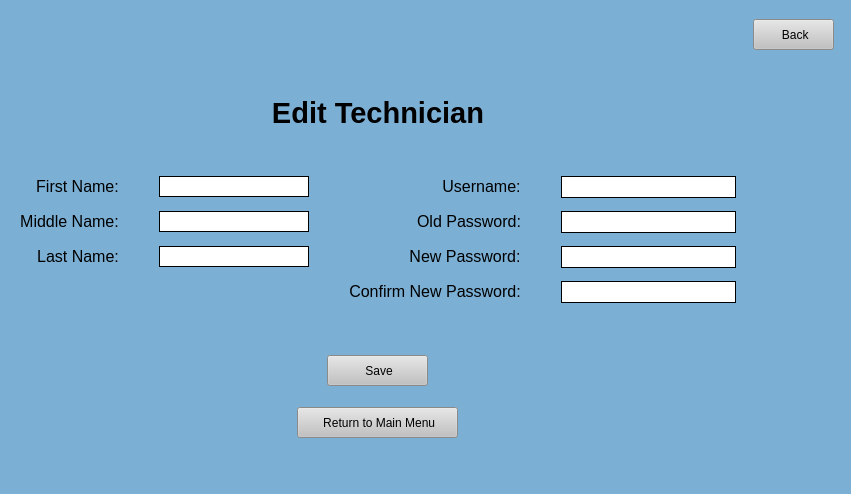
<?xml version="1.0" encoding="UTF-8"?>
<ui version="4.0">
 <class>AddClinicians</class>
 <widget class="QMainWindow" name="AddClinicians">
  <property name="windowModality">
   <enum>Qt::NonModal</enum>
  </property>
  <property name="enabled">
   <bool>true</bool>
  </property>
  <property name="geometry">
   <rect>
    <x>0</x>
    <y>0</y>
    <width>851</width>
    <height>494</height>
   </rect>
  </property>
  <property name="minimumSize">
   <size>
    <width>0</width>
    <height>0</height>
   </size>
  </property>
  <property name="maximumSize">
   <size>
    <width>16777215</width>
    <height>16777215</height>
   </size>
  </property>
  <property name="sizeIncrement">
   <size>
    <width>5</width>
    <height>5</height>
   </size>
  </property>
  <property name="windowTitle">
   <string>MainWindow</string>
  </property>
  <property name="styleSheet">
   <string notr="true">background-color: rgb(123, 175, 212);</string>
  </property>
  <widget class="QWidget" name="centralwidget">
   <layout class="QGridLayout" name="gridLayout">
    <item row="1" column="0">
     <spacer name="horizontalSpacer">
      <property name="orientation">
       <enum>Qt::Horizontal</enum>
      </property>
      <property name="sizeHint" stdset="0">
       <size>
        <width>40</width>
        <height>20</height>
       </size>
      </property>
     </spacer>
    </item>
    <item row="1" column="1">
     <widget class="QPushButton" name="back">
      <property name="minimumSize">
       <size>
        <width>81</width>
        <height>31</height>
       </size>
      </property>
      <property name="maximumSize">
       <size>
        <width>81</width>
        <height>31</height>
       </size>
      </property>
      <property name="cursor">
       <cursorShape>PointingHandCursor</cursorShape>
      </property>
      <property name="styleSheet">
       <string notr="true">QPushButton:hover {
	 background-color: rgb(210, 210, 210);
}

QPushButton:focus {
	background-color: rgb(210, 210, 210);
}

QPushButton {
	background-color: rgb(193, 193, 193);
}</string>
      </property>
      <property name="text">
       <string> Back</string>
      </property>
     </widget>
    </item>
    <item row="3" column="0">
     <layout class="QVBoxLayout" name="verticalLayout">
      <property name="topMargin">
       <number>0</number>
      </property>
      <item>
       <widget class="QLabel" name="label">
        <property name="text">
         <string>&lt;html&gt;&lt;head/&gt;&lt;body&gt;&lt;p align=&quot;center&quot;&gt;&lt;span style=&quot; font-size:22pt; font-weight:600;&quot;&gt;Edit Technician&lt;/span&gt;&lt;/p&gt;&lt;/body&gt;&lt;/html&gt;</string>
        </property>
       </widget>
      </item>
      <item>
       <spacer name="verticalSpacer">
        <property name="orientation">
         <enum>Qt::Vertical</enum>
        </property>
        <property name="sizeType">
         <enum>QSizePolicy::Minimum</enum>
        </property>
        <property name="sizeHint" stdset="0">
         <size>
          <width>10</width>
          <height>40</height>
         </size>
        </property>
       </spacer>
      </item>
      <item>
       <layout class="QHBoxLayout" name="horizontalLayout">
        <property name="topMargin">
         <number>0</number>
        </property>
        <item>
         <spacer name="horizontalSpacer_5">
          <property name="orientation">
           <enum>Qt::Horizontal</enum>
          </property>
          <property name="sizeHint" stdset="0">
           <size>
            <width>10</width>
            <height>10</height>
           </size>
          </property>
         </spacer>
        </item>
        <item>
         <layout class="QGridLayout" name="gridLayout_3">
          <property name="horizontalSpacing">
           <number>40</number>
          </property>
          <property name="verticalSpacing">
           <number>13</number>
          </property>
          <item row="1" column="0" alignment="Qt::AlignRight">
           <widget class="QLabel" name="label_43">
            <property name="text">
             <string>&lt;html&gt;&lt;head/&gt;&lt;body&gt;&lt;p align=&quot;center&quot;&gt;&lt;span style=&quot; font-size:12pt;&quot;&gt;Middle Name:&lt;/span&gt;&lt;/p&gt;&lt;/body&gt;&lt;/html&gt;</string>
            </property>
            <property name="alignment">
             <set>Qt::AlignRight|Qt::AlignTrailing|Qt::AlignVCenter</set>
            </property>
           </widget>
          </item>
          <item row="0" column="1">
           <widget class="QLineEdit" name="fName">
            <property name="sizePolicy">
             <sizepolicy hsizetype="Fixed" vsizetype="Fixed">
              <horstretch>0</horstretch>
              <verstretch>0</verstretch>
             </sizepolicy>
            </property>
            <property name="minimumSize">
             <size>
              <width>150</width>
              <height>21</height>
             </size>
            </property>
            <property name="maximumSize">
             <size>
              <width>150</width>
              <height>21</height>
             </size>
            </property>
            <property name="styleSheet">
             <string notr="true">background-color: rgb(255, 255, 255);
border-style: solid;
border-width: 1px</string>
            </property>
           </widget>
          </item>
          <item row="0" column="0" alignment="Qt::AlignRight">
           <widget class="QLabel" name="label_6">
            <property name="text">
             <string>&lt;html&gt;&lt;head/&gt;&lt;body&gt;&lt;p align=&quot;center&quot;&gt;&lt;span style=&quot; font-size:12pt;&quot;&gt;First Name:&lt;/span&gt;&lt;/p&gt;&lt;/body&gt;&lt;/html&gt;</string>
            </property>
            <property name="alignment">
             <set>Qt::AlignRight|Qt::AlignTrailing|Qt::AlignVCenter</set>
            </property>
           </widget>
          </item>
          <item row="2" column="0" alignment="Qt::AlignRight">
           <widget class="QLabel" name="label_45">
            <property name="text">
             <string>&lt;html&gt;&lt;head/&gt;&lt;body&gt;&lt;p align=&quot;center&quot;&gt;&lt;span style=&quot; font-size:12pt;&quot;&gt;Last Name:&lt;/span&gt;&lt;/p&gt;&lt;/body&gt;&lt;/html&gt;</string>
            </property>
            <property name="alignment">
             <set>Qt::AlignRight|Qt::AlignTrailing|Qt::AlignVCenter</set>
            </property>
           </widget>
          </item>
          <item row="1" column="1">
           <widget class="QLineEdit" name="mName">
            <property name="sizePolicy">
             <sizepolicy hsizetype="Fixed" vsizetype="Fixed">
              <horstretch>0</horstretch>
              <verstretch>0</verstretch>
             </sizepolicy>
            </property>
            <property name="minimumSize">
             <size>
              <width>150</width>
              <height>21</height>
             </size>
            </property>
            <property name="maximumSize">
             <size>
              <width>150</width>
              <height>21</height>
             </size>
            </property>
            <property name="styleSheet">
             <string notr="true">background-color: rgb(255, 255, 255);
border-style: solid;
border-width: 1px</string>
            </property>
           </widget>
          </item>
          <item row="2" column="1">
           <widget class="QLineEdit" name="lName">
            <property name="minimumSize">
             <size>
              <width>150</width>
              <height>21</height>
             </size>
            </property>
            <property name="maximumSize">
             <size>
              <width>150</width>
              <height>21</height>
             </size>
            </property>
            <property name="styleSheet">
             <string notr="true">background-color: rgb(255, 255, 255);
border-style: solid;
border-width: 1px</string>
            </property>
           </widget>
          </item>
          <item row="0" column="2" alignment="Qt::AlignRight">
           <widget class="QLabel" name="label_42">
            <property name="text">
             <string>&lt;html&gt;&lt;head/&gt;&lt;body&gt;&lt;p align=&quot;center&quot;&gt;&lt;span style=&quot; font-size:12pt;&quot;&gt;Username:&lt;/span&gt;&lt;/p&gt;&lt;/body&gt;&lt;/html&gt;</string>
            </property>
            <property name="alignment">
             <set>Qt::AlignRight|Qt::AlignTrailing|Qt::AlignVCenter</set>
            </property>
           </widget>
          </item>
          <item row="0" column="3">
           <widget class="QLineEdit" name="user">
            <property name="sizePolicy">
             <sizepolicy hsizetype="Fixed" vsizetype="Fixed">
              <horstretch>0</horstretch>
              <verstretch>0</verstretch>
             </sizepolicy>
            </property>
            <property name="minimumSize">
             <size>
              <width>175</width>
              <height>22</height>
             </size>
            </property>
            <property name="maximumSize">
             <size>
              <width>175</width>
              <height>22</height>
             </size>
            </property>
            <property name="styleSheet">
             <string notr="true">background-color: rgb(255, 255, 255);
border-style: solid;
border-width: 1px</string>
            </property>
           </widget>
          </item>
          <item row="1" column="2" alignment="Qt::AlignRight">
           <widget class="QLabel" name="label_39">
            <property name="text">
             <string>&lt;html&gt;&lt;head/&gt;&lt;body&gt;&lt;p align=&quot;center&quot;&gt;&lt;span style=&quot; font-size:12pt;&quot;&gt;Old Password:&lt;/span&gt;&lt;/p&gt;&lt;/body&gt;&lt;/html&gt;</string>
            </property>
            <property name="alignment">
             <set>Qt::AlignRight|Qt::AlignTrailing|Qt::AlignVCenter</set>
            </property>
           </widget>
          </item>
          <item row="2" column="2" alignment="Qt::AlignRight">
           <widget class="QLabel" name="dentistIDLabel">
            <property name="text">
             <string>&lt;html&gt;&lt;head/&gt;&lt;body&gt;&lt;p align=&quot;center&quot;&gt;&lt;span style=&quot; font-size:12pt;&quot;&gt;New Password:&lt;/span&gt;&lt;/p&gt;&lt;/body&gt;&lt;/html&gt;</string>
            </property>
            <property name="alignment">
             <set>Qt::AlignRight|Qt::AlignTrailing|Qt::AlignVCenter</set>
            </property>
           </widget>
          </item>
          <item row="3" column="2" alignment="Qt::AlignRight">
           <widget class="QLabel" name="label_40">
            <property name="text">
             <string>&lt;html&gt;&lt;head/&gt;&lt;body&gt;&lt;p align=&quot;center&quot;&gt;&lt;span style=&quot; font-size:12pt;&quot;&gt;Confirm New Password:&lt;/span&gt;&lt;/p&gt;&lt;/body&gt;&lt;/html&gt;</string>
            </property>
            <property name="alignment">
             <set>Qt::AlignRight|Qt::AlignTrailing|Qt::AlignVCenter</set>
            </property>
           </widget>
          </item>
          <item row="1" column="3">
           <widget class="QLineEdit" name="oldPswd">
            <property name="minimumSize">
             <size>
              <width>175</width>
              <height>22</height>
             </size>
            </property>
            <property name="maximumSize">
             <size>
              <width>175</width>
              <height>22</height>
             </size>
            </property>
            <property name="styleSheet">
             <string notr="true">background-color: rgb(255, 255, 255);
border-style: solid;
border-width: 1px</string>
            </property>
           </widget>
          </item>
          <item row="2" column="3">
           <widget class="QLineEdit" name="newPswd">
            <property name="sizePolicy">
             <sizepolicy hsizetype="Fixed" vsizetype="Fixed">
              <horstretch>0</horstretch>
              <verstretch>0</verstretch>
             </sizepolicy>
            </property>
            <property name="minimumSize">
             <size>
              <width>175</width>
              <height>22</height>
             </size>
            </property>
            <property name="maximumSize">
             <size>
              <width>175</width>
              <height>22</height>
             </size>
            </property>
            <property name="styleSheet">
             <string notr="true">background-color: rgb(255, 255, 255);
border-style: solid;
border-width: 1px</string>
            </property>
           </widget>
          </item>
          <item row="3" column="3">
           <widget class="QLineEdit" name="confirmNewPswd">
            <property name="minimumSize">
             <size>
              <width>175</width>
              <height>22</height>
             </size>
            </property>
            <property name="maximumSize">
             <size>
              <width>175</width>
              <height>22</height>
             </size>
            </property>
            <property name="styleSheet">
             <string notr="true">background-color: rgb(255, 255, 255);
border-style: solid;
border-width: 1px</string>
            </property>
           </widget>
          </item>
         </layout>
        </item>
        <item>
         <spacer name="horizontalSpacer_4">
          <property name="orientation">
           <enum>Qt::Horizontal</enum>
          </property>
          <property name="sizeHint" stdset="0">
           <size>
            <width>10</width>
            <height>10</height>
           </size>
          </property>
         </spacer>
        </item>
       </layout>
      </item>
      <item alignment="Qt::AlignHCenter|Qt::AlignVCenter">
       <widget class="QLabel" name="errorMessage">
        <property name="sizePolicy">
         <sizepolicy hsizetype="Preferred" vsizetype="Preferred">
          <horstretch>0</horstretch>
          <verstretch>0</verstretch>
         </sizepolicy>
        </property>
        <property name="minimumSize">
         <size>
          <width>350</width>
          <height>30</height>
         </size>
        </property>
        <property name="maximumSize">
         <size>
          <width>999</width>
          <height>30</height>
         </size>
        </property>
        <property name="styleSheet">
         <string notr="true">font: 12pt &quot;MS Shell Dlg 2&quot;;
color:red;</string>
        </property>
        <property name="text">
         <string/>
        </property>
        <property name="alignment">
         <set>Qt::AlignCenter</set>
        </property>
       </widget>
      </item>
      <item>
       <spacer name="verticalSpacer_7">
        <property name="orientation">
         <enum>Qt::Vertical</enum>
        </property>
        <property name="sizeType">
         <enum>QSizePolicy::Minimum</enum>
        </property>
        <property name="sizeHint" stdset="0">
         <size>
          <width>5</width>
          <height>10</height>
         </size>
        </property>
       </spacer>
      </item>
      <item alignment="Qt::AlignHCenter">
       <widget class="QPushButton" name="save">
        <property name="sizePolicy">
         <sizepolicy hsizetype="Fixed" vsizetype="Fixed">
          <horstretch>0</horstretch>
          <verstretch>0</verstretch>
         </sizepolicy>
        </property>
        <property name="minimumSize">
         <size>
          <width>101</width>
          <height>31</height>
         </size>
        </property>
        <property name="maximumSize">
         <size>
          <width>101</width>
          <height>31</height>
         </size>
        </property>
        <property name="cursor">
         <cursorShape>PointingHandCursor</cursorShape>
        </property>
        <property name="styleSheet">
         <string notr="true">QPushButton:hover {
	 background-color: rgb(210, 210, 210);
}

QPushButton:focus {
	background-color: rgb(210, 210, 210);
}

QPushButton {
	background-color: rgb(193, 193, 193);
}</string>
        </property>
        <property name="text">
         <string> Save</string>
        </property>
       </widget>
      </item>
      <item>
       <spacer name="verticalSpacer_3">
        <property name="orientation">
         <enum>Qt::Vertical</enum>
        </property>
        <property name="sizeType">
         <enum>QSizePolicy::Minimum</enum>
        </property>
        <property name="sizeHint" stdset="0">
         <size>
          <width>5</width>
          <height>15</height>
         </size>
        </property>
       </spacer>
      </item>
      <item alignment="Qt::AlignHCenter">
       <widget class="QPushButton" name="home">
        <property name="minimumSize">
         <size>
          <width>161</width>
          <height>31</height>
         </size>
        </property>
        <property name="maximumSize">
         <size>
          <width>161</width>
          <height>31</height>
         </size>
        </property>
        <property name="cursor">
         <cursorShape>PointingHandCursor</cursorShape>
        </property>
        <property name="styleSheet">
         <string notr="true">QPushButton:hover {
	 background-color: rgb(210, 210, 210);
}

QPushButton:focus {
	background-color: rgb(210, 210, 210);
}

QPushButton {
	background-color: rgb(193, 193, 193);
}</string>
        </property>
        <property name="text">
         <string> Return to Main Menu</string>
        </property>
       </widget>
      </item>
     </layout>
    </item>
    <item row="6" column="0">
     <spacer name="verticalSpacer_6">
      <property name="orientation">
       <enum>Qt::Vertical</enum>
      </property>
      <property name="sizeType">
       <enum>QSizePolicy::MinimumExpanding</enum>
      </property>
      <property name="sizeHint" stdset="0">
       <size>
        <width>5</width>
        <height>5</height>
       </size>
      </property>
     </spacer>
    </item>
    <item row="0" column="1">
     <spacer name="verticalSpacer_4">
      <property name="orientation">
       <enum>Qt::Vertical</enum>
      </property>
      <property name="sizeType">
       <enum>QSizePolicy::Minimum</enum>
      </property>
      <property name="sizeHint" stdset="0">
       <size>
        <width>5</width>
        <height>10</height>
       </size>
      </property>
     </spacer>
    </item>
    <item row="1" column="2">
     <spacer name="horizontalSpacer_3">
      <property name="orientation">
       <enum>Qt::Horizontal</enum>
      </property>
      <property name="sizeType">
       <enum>QSizePolicy::Minimum</enum>
      </property>
      <property name="sizeHint" stdset="0">
       <size>
        <width>8</width>
        <height>5</height>
       </size>
      </property>
     </spacer>
    </item>
    <item row="2" column="0">
     <spacer name="verticalSpacer_2">
      <property name="orientation">
       <enum>Qt::Vertical</enum>
      </property>
      <property name="sizeHint" stdset="0">
       <size>
        <width>20</width>
        <height>40</height>
       </size>
      </property>
     </spacer>
    </item>
   </layout>
  </widget>
  <widget class="QMenuBar" name="menubar">
   <property name="geometry">
    <rect>
     <x>0</x>
     <y>0</y>
     <width>851</width>
     <height>21</height>
    </rect>
   </property>
  </widget>
  <widget class="QStatusBar" name="statusbar"/>
 </widget>
 <tabstops>
  <tabstop>fName</tabstop>
  <tabstop>mName</tabstop>
  <tabstop>lName</tabstop>
  <tabstop>user</tabstop>
  <tabstop>oldPswd</tabstop>
  <tabstop>newPswd</tabstop>
  <tabstop>confirmNewPswd</tabstop>
  <tabstop>save</tabstop>
  <tabstop>home</tabstop>
  <tabstop>back</tabstop>
 </tabstops>
 <resources/>
 <connections/>
</ui>
